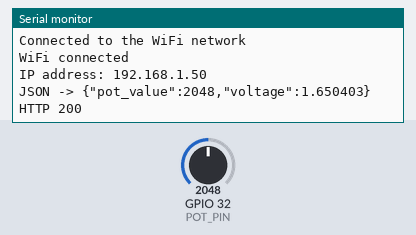
A sketch run on a simulated ESP32. On the bench: the last lines printed to the serial monitor. Inputs (shaded band) come from the test bench; at power-on: GPIO 32 (POT_PIN) = 2048. WiFi joins after 1.5 s; servers stay silent unless stated; uploads are accepted with an empty reply.

Above: at 2.7 s.
2.8 s: GPIO 32 (POT_PIN) set to 2866
At 2.86 s:
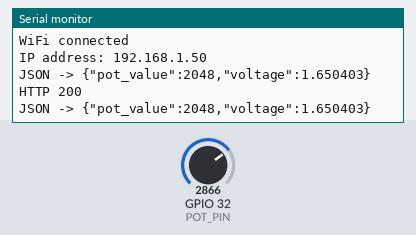
4.5 s: GPIO 32 (POT_PIN) set to 3603
At 6.0 s:
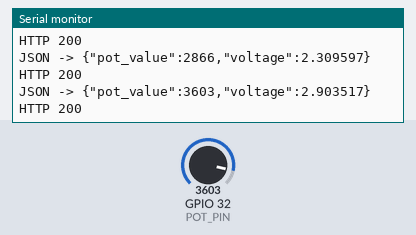
Timing chart, 0 to 7.5 s (numbered marks = the images above; inputs shaded):
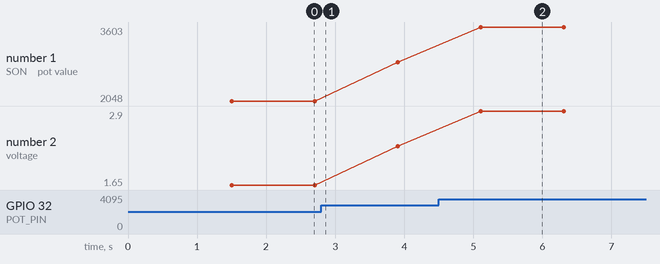

The sketch:

Flask.ino
```cpp
/*
  Avance proyecto, base para poder hacer lo demas
*/

#include <WiFi.h>
#include <ArduinoJson.h>
#include <HTTPClient.h>

const char* ssid     = "iPhoneBETO"; //recuerda cambiar wifi, MN2 es de casa. Revisa en serial monitor que se conecte
const char* password = "12345678";

// Usa un pin de ADC1 para poder leer con WiFi activo
const int POT_PIN = 32;

WiFiClient wifi;

void setup() {
  Serial.begin(230400);


  WiFi.begin(ssid, password);
  while (WiFi.status() != WL_CONNECTED) {
    delay(500);
    Serial.println("Connecting to WiFi..");
  }
  Serial.println("Connected to the WiFi network");
  Serial.println("WiFi connected");
  Serial.print("IP address: ");
  Serial.println(WiFi.localIP());
}

void loop() {
  if (WiFi.status() == WL_CONNECTED) {
    int raw = analogRead(POT_PIN);//potenciometro
    float voltage = (raw / 4095.0f) * 3.3f;

    //para mandar formato JSON
    StaticJsonDocument<128> doc;
    doc["pot_value"] = raw;
    doc["voltage"]   = voltage;

    String json_string;
    serializeJson(doc, json_string);
    Serial.print("JSON -> ");
    Serial.println(json_string);


    HTTPClient http;
    http.begin("http://172.20.10.3:6000/sensor_values");  // cambia a la IP/puerto de tu PC IP DE PC!!!, a la esp32 se le asigna otra ip
    http.addHeader("Content-Type", "application/json");

    int httpResponseCode = http.POST(json_string);
    if (httpResponseCode > 0) {
      String response = http.getString();
      Serial.print("HTTP ");
      Serial.println(httpResponseCode);
      Serial.println(response);
    } else {
      Serial.print("Error on sending POST Request: ");
      Serial.println(httpResponseCode);
    }
    http.end();

  } else {
    Serial.println("Error in WiFi connection");
  }

  delay(1000);
}
```

Measured:
- after the input at 4.5 s, the serial monitor: prints a new line after 0.61 s (image 2)
- plotted number 1: 2048 → 2866 after the input at 2.8 s, 2866 → 3603 after the input at 4.5 s
- plotted number 2: 1.65 → 2.31 after the input at 2.8 s, 2.31 → 2.9 after the input at 4.5 s
